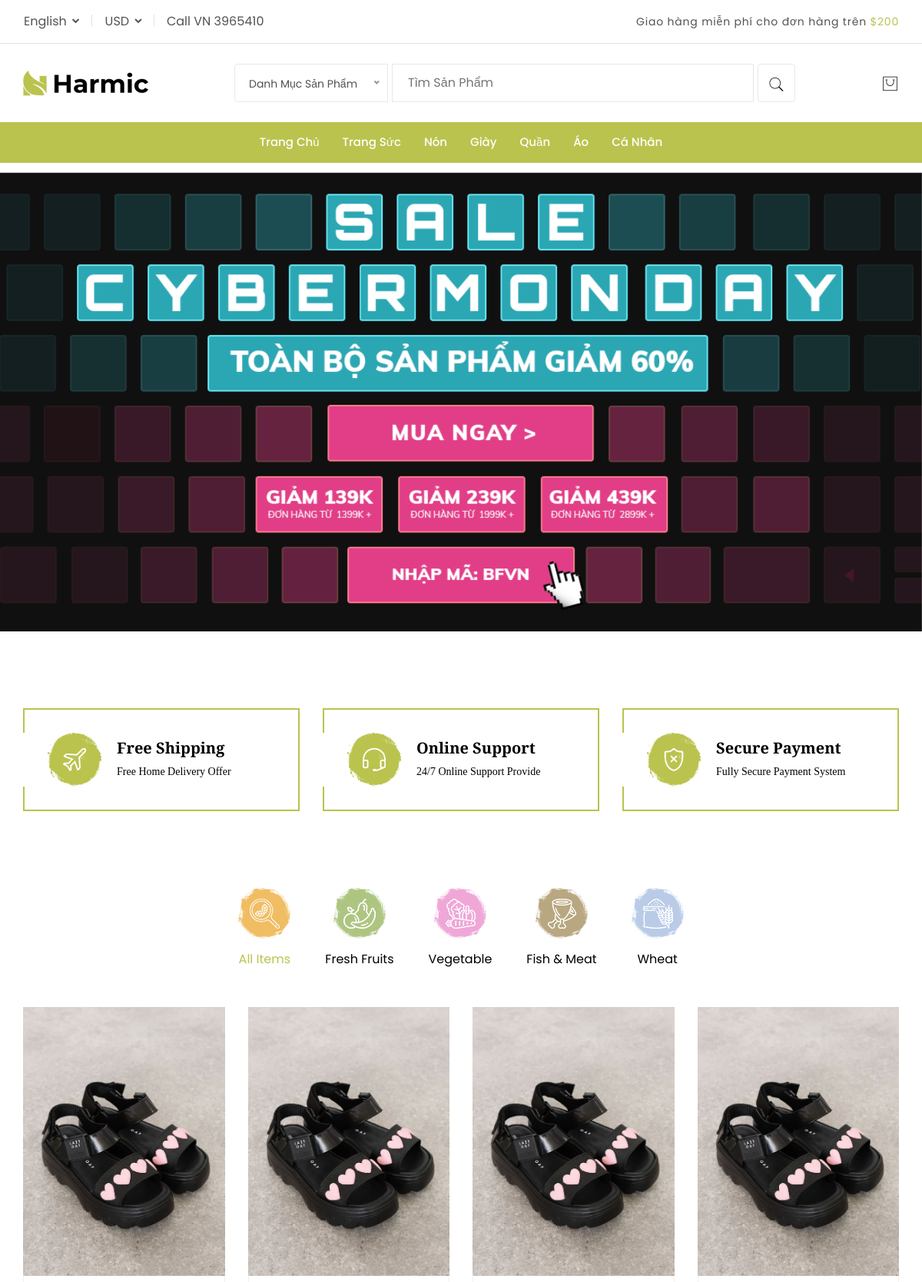
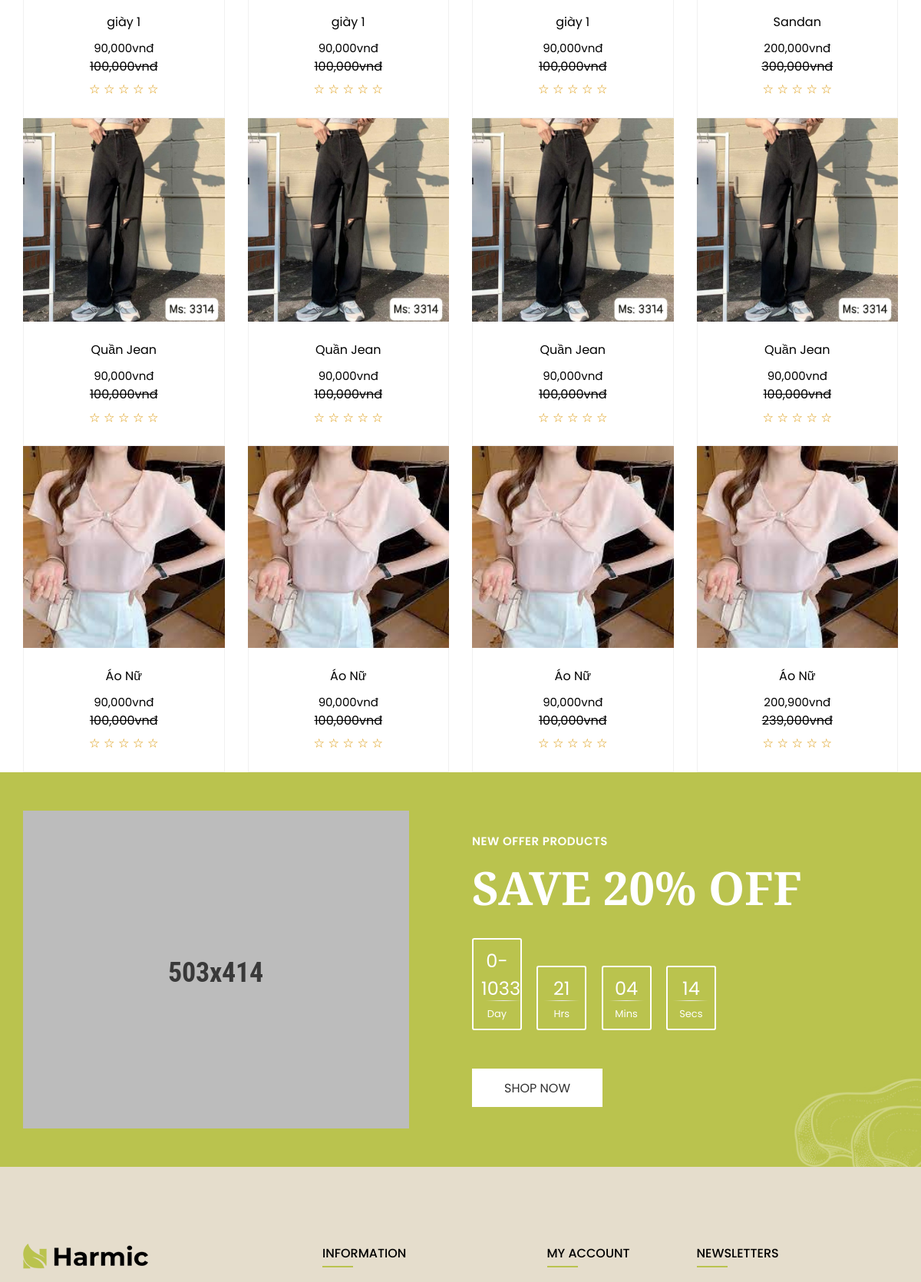
The page / (upper part) on the database its author committed (2 pictures, top to bottom).
### tables this page shows
CREATE TABLE `tbl_category` (
  `category_id` int(11) NOT NULL,
  `category_name` varchar(50) NOT NULL
);

CREATE TABLE `slider` (
  `slider_id` int(11) NOT NULL,
  `slider_image` varchar(100) NOT NULL,
  `slider_active` int(11) NOT NULL DEFAULT 1
);

CREATE TABLE `tbl_sanpham` (
  `sanpham_id` int(11) NOT NULL,
  `category_id` int(11) NOT NULL,
  `sanpham_name` varchar(2500) NOT NULL,
  `sanpham_chitiet` text NOT NULL,
  `sanpham_mota` text NOT NULL,
  `sanpham_gia` varchar(100) NOT NULL,
  `sanpham_giakhuyenmai` varchar(100) NOT NULL,
  `sanpham_active` int(11) NOT NULL,
  `sanpham_hot` int(11) NOT NULL,
  `sanpham_soluong` int(11) NOT NULL,
  `sanpham_image` varchar(50) NOT NULL
);

### include/home.php (the view)
<div class="shipping-area section-space-top-100">
            <div class="container">
                <div class="row">
                    <div class="col-lg-4 col-md-6">
                        <div class="shipping-item">
                            <div class="shipping-img">
                                <img src="assets/images/shipping/icon/plane.png" alt="Shipping Icon">
                            </div>
                            <div class="shipping-content">
                                <h5 class="title">Free Shipping</h5>
                                <p class="short-desc mb-0">Free Home Delivery Offer</p>
                            </div>
                        </div>
                    </div>
                    <div class="col-lg-4 col-md-6 pt-6 pt-md-0">
                        <div class="shipping-item">
                            <div class="shipping-img">
                                <img src="assets/images/shipping/icon/earphones.png" alt="Shipping Icon">
                            </div>
                            <div class="shipping-content">
                                <h5 class="title">Online Support</h5>
                                <p class="short-desc mb-0">24/7 Online Support Provide</p>
                            </div>
                        </div>
                    </div>
                    <div class="col-lg-4 col-md-6 pt-6 pt-lg-0">
                        <div class="shipping-item">
                            <div class="shipping-img">
                                <img src="assets/images/shipping/icon/shield.png" alt="Shipping Icon">
                            </div>
                            <div class="shipping-content">
                                <h5 class="title">Secure Payment</h5>
                                <p class="short-desc mb-0">Fully Secure Payment System</p>
                            </div>
                        </div>
                    </div>
                </div>
            </div>
        </div>
        <div class="product-area section-space-top-100">
            <div class="container">
                <div class="row">
                    <div class="col-lg-12">
                        <ul class="nav product-tab-nav pb-10" id="myTab" role="tablist">
                            <li class="nav-item" role="presentation">
                                <a class="active" id="all-items-tab" data-bs-toggle="tab" href="#all-items" role="tab" aria-controls="all-items" aria-selected="true">
                                    <div class="product-tab-icon">
                                        <img src="assets/images/product/icon/1.png" alt="Product Icon">
                                    </div>
                                    All Items
                                </a>
                            </li>
                            <li class="nav-item" role="presentation">
                                <a id="fresh-fruits-tab" data-bs-toggle="tab" href="#fresh-fruits" role="tab" aria-controls="fresh-fruits" aria-selected="false">
                                    <div class="product-tab-icon">
                                        <img src="assets/images/product/icon/2.png" alt="Product Icon">
                                    </div>
                                    Fresh Fruits
                                </a>
                            </li>
                            <li class="nav-item" role="presentation">
                                <a id="vegetable-tab" data-bs-toggle="tab" href="#vegetable" role="tab" aria-controls="vegetable" aria-selected="false">
                                    <div class="product-tab-icon">
                                        <img src="assets/images/product/icon/3.png" alt="Product Icon">
                                    </div>
                                    Vegetable
                                </a>
                            </li>
                            <li class="nav-item" role="presentation">
                                <a id="fish-meat-tab" data-bs-toggle="tab" href="#fish-meat" role="tab" aria-controls="fish-meat" aria-selected="false">
                                    <div class="product-tab-icon">
                                        <img src="assets/images/product/icon/4.png" alt="Product Icon">
                                    </div>
                                    Fish & Meat
                                </a>
                            </li>
                            <li class="nav-item" role="presentation">
                                <a id="wheat-tab" data-bs-toggle="tab" href="#wheat" role="tab" aria-controls="wheat" aria-selected="false">
                                    <div class="product-tab-icon">
                                        <img src="assets/images/product/icon/5.png" alt="Product Icon">
                                    </div>
                                    Wheat
                                </a>
                            </li>
                        </ul>
                        <div class="tab-content" id="myTabContent">
                                  <?php
                                    $sql_cate_home= mysqli_query($con,"SELECT *FROM  tbl_category ORDER BY category_id DESC");
                                    while($row_cate_home=mysqli_fetch_array($sql_cate_home)){
                                        $id_category= $row_cate_home["category_id"];
                                    ?>
                            <div class="tab-pane fade show active" id="all-items" role="tabpanel" aria-labelledby="all-items-tab">
                                <div class="product-item-wrap row">
                                    <?php
                                    $sql_product=mysqli_query($con,"SELECT *FROM  tbl_sanpham ORDER BY sanpham_id DESC");
                                    while($row_sanpham=mysqli_fetch_array($sql_product)){
                                        if($row_sanpham['category_id']==$id_category){
                                    ?>
                                    <div class="col-xl-3 col-lg-4 col-sm-6">
                                        <div class="product-item">
                                            <div class="product-img img-zoom-effect">
                                                <a href="?quanly=chitietsp&id=<?php echo $row_sanpham['sanpham_id'] ?>">
                                                    <img class="img-full" src="assets/images/anh/<?php echo $row_sanpham['sanpham_image'] ?>" alt="Product Images">
                                                </a>
                                            </div>
                                            <div class="product-content">
                                                <a class="product-name" href="?quanly=chitietsp&id=<?php echo $row_sanpham['sanpham_id'] ?>">
                                                <?php echo $row_sanpham['sanpham_name'] ?></a>
                                                <div class="price-box pb-1">
                                                    <span class="new-price"><?php echo number_format($row_sanpham['sanpham_giakhuyenmai']).'vnđ' ?></span>
                                                    <br>
                                                    <del><?php echo number_format($row_sanpham['sanpham_gia']).'vnđ' ?></del>
                                                </div>
                                                <div class="rating-box">
                                                    <ul>
                                                        <li><i class="pe-7s-star"></i></li>
                                                        <li><i class="pe-7s-star"></i></li>
                                                        <li><i class="pe-7s-star"></i></li>
                                                        <li><i class="pe-7s-star"></i></li>
                                                        <li><i class="pe-7s-star"></i></li>
                                                    </ul>
                                                </div>
                                            </div>
                                        </div>
                                    </div>
                                    <?php
                                     }
                                    }
                                    ?>
                                </div>
                            </div>
                            <?php
                                 }
                            ?>
                        </div>
                    </div>
                </div>
            </div>
        </div>
        <div class="banner-area banner-with-parallax py-10" data-bg-image="assets/images/banner/2-1-1920x523.jpg">
            <div class="container">
                <div class="row">
                    <div class="col-md-6">
                        <div class="parallax-img-wrap">
                            <div class="papaya">
                                <div class="scene fill">
                                    <div class="expand-width" data-depth="0.2">
                                        <img src="assets/images/banner/inner-img/2-1-503x430.png" alt="Banner Images">
                                    </div>
                                </div>
                            </div>
                        </div>
                    </div>
                    <div class="col-md-6 align-self-center">
                        <div class="banner-content text-white text-center text-md-start">
                            <div class="section-title">
                                <span class="sub-title">New Offer Products</span>
                                <h2 class="title font-size-60 mb-6">SAVE 20% OFF</h2>
                            </div>
                            <div class="countdown-wrap">
                                <div class="countdown item-4" data-countdown="2022/01/01" data-format="short">
                                    <div class="countdown__item me-3">
                                        <span class="countdown__time daysLeft"></span>
                                        <span class="countdown__text daysText"></span>
                                    </div>
                                    <div class="countdown__item me-3">
                                        <span class="countdown__time hoursLeft"></span>
                                        <span class="countdown__text hoursText"></span>
                                    </div>
                                    <div class="countdown__item me-3">
                                        <span class="countdown__time minsLeft"></span>
                                        <span class="countdown__text minsText"></span>
                                    </div>
                                    <div class="countdown__item">
                                        <span class="countdown__time secsLeft"></span>
                                        <span class="countdown__text secsText"></span>
                                    </div>
                                </div>
                            </div>
                            <div class="button-wrap pt-10">
                                <a class="btn btn-custom-size lg-size btn-white rounded-0" href="shop.html">Shop Now</a>
                            </div>
                        </div>
                    </div>
                </div>
            </div>
        </div>

### include/menu.php (shortened to what this page needs)
<div class="header-middle py-5">
    <div class="container">
        <div class="row align-items-center">
            <div class="col-lg-12">
                <div class="header-middle-wrap">
                    <a href="index.php" class="header-logo">
                        <img src="../assets/images/logo/dark.png" alt="Header Logo">
                    </a>
                    <div class="header-search-area d-none d-lg-block">
                        <form action="index.php?quanly=timkiem" class="header-searchbox" method="POST">
                            <input class="input-field" type="search" name="search_product" placeholder="Tìm Sản Phẩm">
                            <button class="btn btn-outline-whisper btn-primary-hover" type="submit" name="search_button"><i
                                    class="pe-7s-search"></i></button>
                        </form>
                    </div>
                    <div class="header-right">
                        <ul>
                            <li class="d-none d-md-block">
                                <a href="index.php?quanly=giohang" >
                                    <i class="pe-7s-shopbag"></i>
                                </a>
                            </li>
                        </ul>
                    </div>
                </div>
            </div>
        </div>
    </div>
</div>
<div class="main-header header-sticky" data-bg-color="#bac34e">
    <div class="container">
        <div class="main-header_nav position-relative">
            <div class="row align-items-center">
                <div class="col-lg-12 d-none d-lg-block">
                    <div class="main-menu">
                        <nav class="main-nav">
                            <ul>
                                <li class="drop-holder">
                                    <a href="../index.php">Trang Chủ
                                    </a>
                                </li>
                                <?php
                                $sql_category_danhmuc = mysqli_query($con, 'SELECT * FROM tbl_category ORDER BY category_id DESC');
                                while ($row_category_danhmuc = mysqli_fetch_array($sql_category_danhmuc)) {
                                    ?>
                                    <li class="drop-holder">
                                        <a href="?quanly=danhmuc&id=<?php echo $row_category_danhmuc['category_id'] ?>">
                                            <?php echo $row_category_danhmuc['category_name'] ?>
                                        </a>
                                    </li>
                                    <?php
                                }
                                ?>
                            <li>
                                <a href="login.php">Cá Nhân</a>
                            </li>
                            </ul>
                        </nav>
                    </div>
                </div>
            </div>
        </div>
    </div>
</div>

### include/slider.php (shortened to what this page needs)
<div class="slider-area">
            <?php
                $sql_slider=mysqli_query($con,"SELECT * FROM slider WHERE slider_active='1' ORDER BY slider_id");
                while($row_slider=mysqli_fetch_array($sql_slider)){
            ?>
            <div class="swiper-container main-slider swiper-arrow with-bg_white">
                <div class="swiper-wrapper">
                    <div class="swiper-slide animation-style-01">
                        <div  class="slide-inner bg-height" data-bg-image="assets/images/anh/silde1.jpg">
                        </div>
                    </div>
                </div>
                <?php
                }
                ?>
            </div>
        </div>

### rows shown on the page
tbl_category: category_name "Trang Sức"
tbl_category: category_name "Nón"
tbl_category: category_name "Giày"
tbl_category: category_name "Quần"
tbl_category: category_name "Áo"
tbl_sanpham: sanpham_image (picture), sanpham_name "giày 1", sanpham_giakhuyenmai "90,000", sanpham_gia "100,000"
tbl_sanpham: sanpham_image (picture), sanpham_name "giày 1", sanpham_giakhuyenmai "90,000", sanpham_gia "100,000"
tbl_sanpham: sanpham_image (picture), sanpham_name "giày 1", sanpham_giakhuyenmai "90,000", sanpham_gia "100,000"
tbl_sanpham: sanpham_image (picture), sanpham_name "Sandan", sanpham_giakhuyenmai "200,000", sanpham_gia "300,000"
tbl_sanpham: sanpham_image (picture), sanpham_name "Quần Jean", sanpham_giakhuyenmai "90,000", sanpham_gia "100,000"
tbl_sanpham: sanpham_image (picture), sanpham_name "Quần Jean", sanpham_giakhuyenmai "90,000", sanpham_gia "100,000"
tbl_sanpham: sanpham_image (picture), sanpham_name "Quần Jean", sanpham_giakhuyenmai "90,000", sanpham_gia "100,000"
tbl_sanpham: sanpham_image (picture), sanpham_name "Quần Jean", sanpham_giakhuyenmai "90,000", sanpham_gia "100,000"
tbl_sanpham: sanpham_image (picture), sanpham_name "Áo Nữ", sanpham_giakhuyenmai "90,000", sanpham_gia "100,000"
tbl_sanpham: sanpham_image (picture), sanpham_name "Áo Nữ", sanpham_giakhuyenmai "90,000", sanpham_gia "100,000"
tbl_sanpham: sanpham_image (picture), sanpham_name "Áo Nữ", sanpham_giakhuyenmai "90,000", sanpham_gia "100,000"
tbl_sanpham: sanpham_image (picture), sanpham_name "Áo Nữ", sanpham_giakhuyenmai "200,900", sanpham_gia "239,000"
